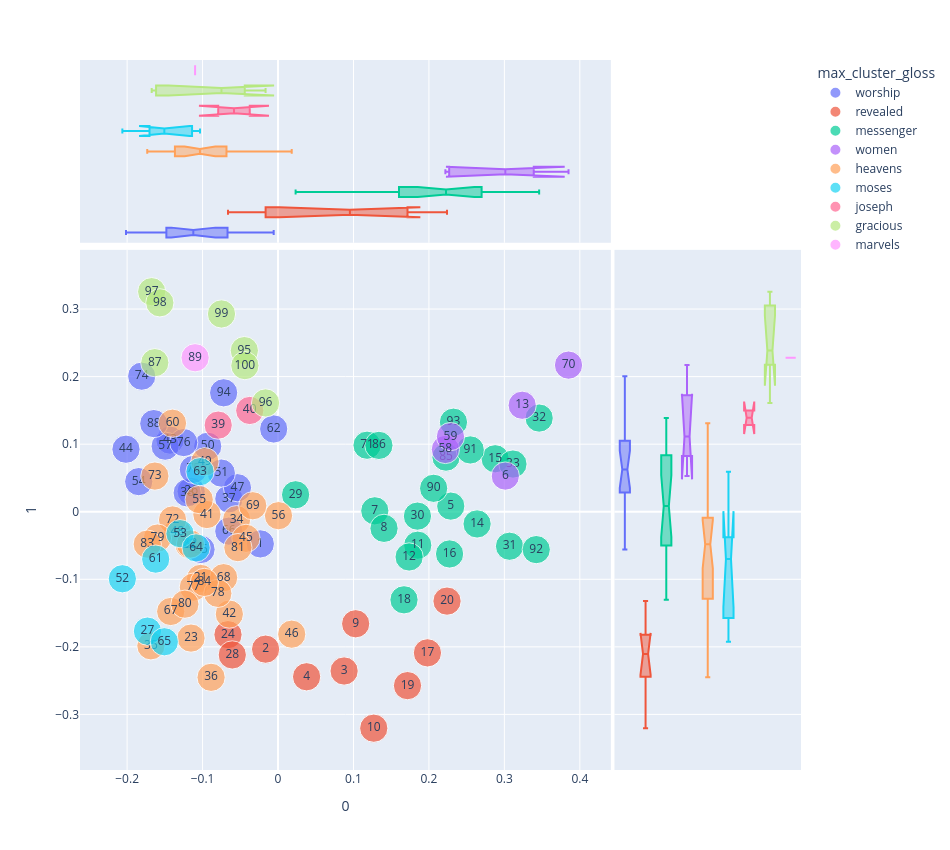
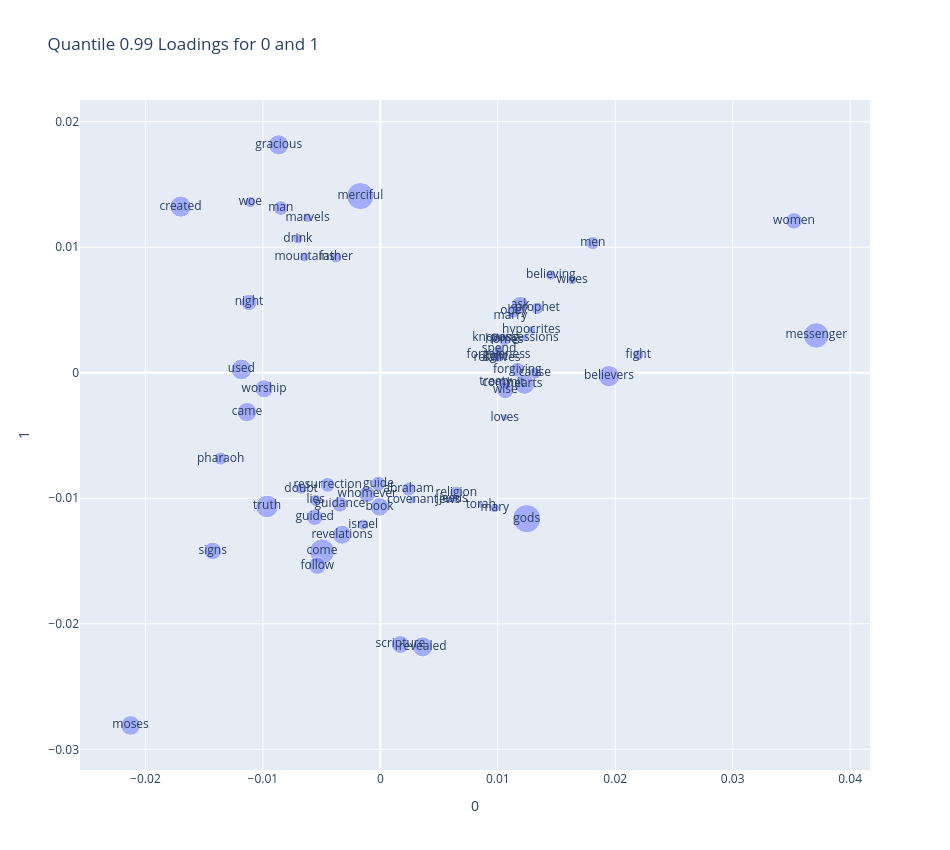

The notebook cell these images were saved under, in order:
### Code cell
plot_pca(0,1)

### Figure 1 — Plotly figure (JSON) as saved in the notebook; plotly's stock layout.template omitted (floating-point values rounded to 4 significant figures)
{"data": [{"hovertemplate": "max_cluster_gloss=worship<br>0=%{x}<br>1=%{y}<br>size=%{marker.size}<br>chunk_id=%{text}<extra></extra>", "legendgroup": "worship", "marker": {"color": "#636efa", "size": [1, 1, 1, 1, 1, 1, 1, 1, 1, 1, 1, 1, 1, 1, 1, 1, 1, 1, 1], "sizemode": "area", "sizeref": 0.0025, "symbol": "circle"}, "mode": "markers+text", "name": "worship", "orientation": "v", "showlegend": true, "text": [1, 25, 26, 37, 38, 43, 44, 47, 50, 51, 54, 57, 62, 66, 74, 75, 76, 88, 94], "type": "scatter", "x": [-0.02346, -0.102, -0.1151, -0.06515, -0.1204, -0.1432, -0.2015, -0.05373, -0.09314, -0.07512, -0.1846, -0.1496, -0.005728, -0.06521, -0.1806, -0.1122, -0.125, -0.1647, -0.07204], "xaxis": "x", "y": [-0.0476, -0.05591, 0.0302, 0.01905, 0.02786, 0.106, 0.09254, 0.03554, 0.0969, 0.05721, 0.04456, 0.09707, 0.1225, -0.02872, 0.2007, 0.06268, 0.1024, 0.1305, 0.1761], "yaxis": "y"}, {"alignmentgroup": "True", "hovertemplate": "max_cluster_gloss=worship<br>0=%{x}<extra></extra>", "legendgroup": "worship", "marker": {"color": "#636efa", "symbol": "circle"}, "name": "worship", "notched": true, "offsetgroup": "worship", "showlegend": false, "type": "box", "x": [-0.02346, -0.102, -0.1151, -0.06515, -0.1204, -0.1432, -0.2015, -0.05373, -0.09314, -0.07512, -0.1846, -0.1496, -0.005728, -0.06521, -0.1806, -0.1122, -0.125, -0.1647, -0.07204], "xaxis": "x3", "yaxis": "y3"}, {"alignmentgroup": "True", "hovertemplate": "max_cluster_gloss=worship<br>1=%{y}<extra></extra>", "legendgroup": "worship", "marker": {"color": "#636efa", "symbol": "circle"}, "name": "worship", "notched": true, "offsetgroup": "worship", "showlegend": false, "type": "box", "xaxis": "x2", "y": [-0.0476, -0.05591, 0.0302, 0.01905, 0.02786, 0.106, 0.09254, 0.03554, 0.0969, 0.05721, 0.04456, 0.09707, 0.1225, -0.02872, 0.2007, 0.06268, 0.1024, 0.1305, 0.1761], "yaxis": "y2"}, {"hovertemplate": "max_cluster_gloss=revealed<br>0=%{x}<br>1=%{y}<br>size=%{marker.size}<br>chunk_id=%{text}<extra></extra>", "legendgroup": "revealed", "marker": {"color": "#EF553B", "size": [1, 1, 1, 1, 1, 1, 1, 1, 1, 1], "sizemode": "area", "sizeref": 0.0025, "symbol": "circle"}, "mode": "markers+text", "name": "revealed", "orientation": "v", "showlegend": true, "text": [2, 3, 4, 9, 10, 17, 19, 20, 24, 28], "type": "scatter", "x": [-0.01645, 0.08761, 0.03788, 0.1029, 0.1269, 0.198, 0.1716, 0.224, -0.06629, -0.06059], "xaxis": "x", "y": [-0.2034, -0.2358, -0.2443, -0.1659, -0.3204, -0.2089, -0.2574, -0.1323, -0.182, -0.212], "yaxis": "y"}, {"alignmentgroup": "True", "hovertemplate": "max_cluster_gloss=revealed<br>0=%{x}<extra></extra>", "legendgroup": "revealed", "marker": {"color": "#EF553B", "symbol": "circle"}, "name": "revealed", "notched": true, "offsetgroup": "revealed", "showlegend": false, "type": "box", "x": [-0.01645, 0.08761, 0.03788, 0.1029, 0.1269, 0.198, 0.1716, 0.224, -0.06629, -0.06059], "xaxis": "x3", "yaxis": "y3"}, {"alignmentgroup": "True", "hovertemplate": "max_cluster_gloss=revealed<br>1=%{y}<extra></extra>", "legendgroup": "revealed", "marker": {"color": "#EF553B", "symbol": "circle"}, "name": "revealed", "notched": true, "offsetgroup": "revealed", "showlegend": false, "type": "box", "xaxis": "x2", "y": [-0.2034, -0.2358, -0.2443, -0.1659, -0.3204, -0.2089, -0.2574, -0.1323, -0.182, -0.212], "yaxis": "y2"}, {"hovertemplate": "max_cluster_gloss=messenger<br>0=%{x}<br>1=%{y}<br>size=%{marker.size}<br>chunk_id=%{text}<extra></extra>", "legendgroup": "messenger", "marker": {"color": "#00cc96", "size": [1, 1, 1, 1, 1, 1, 1, 1, 1, 1, 1, 1, 1, 1, 1, 1, 1, 1, 1, 1, 1], "sizemode": "area", "sizeref": 0.0025, "symbol": "circle"}, "mode": "markers+text", "name": "messenger", "orientation": "v", "showlegend": true, "text": [5, 7, 8, 11, 12, 14, 15, 16, 18, 29, 30, 31, 32, 33, 71, 85, 86, 90, 91, 92, 93], "type": "scatter", "x": [0.229, 0.1283, 0.1405, 0.1852, 0.1738, 0.2638, 0.2878, 0.2274, 0.167, 0.02331, 0.1848, 0.3068, 0.3461, 0.3114, 0.118, 0.2226, 0.1337, 0.2063, 0.2548, 0.3422, 0.2325], "xaxis": "x", "y": [0.008339, 0.001374, -0.02459, -0.04952, -0.06695, -0.01805, 0.07841, -0.06251, -0.1304, 0.02509, -0.006491, -0.05104, 0.1387, 0.07058, 0.09845, 0.08082, 0.0982, 0.03469, 0.09146, -0.05606, 0.1325], "yaxis": "y"}, {"alignmentgroup": "True", "hovertemplate": "max_cluster_gloss=messenger<br>0=%{x}<extra></extra>", "legendgroup": "messenger", "marker": {"color": "#00cc96", "symbol": "circle"}, "name": "messenger", "notched": true, "offsetgroup": "messenger", "showlegend": false, "type": "box", "x": [0.229, 0.1283, 0.1405, 0.1852, 0.1738, 0.2638, 0.2878, 0.2274, 0.167, 0.02331, 0.1848, 0.3068, 0.3461, 0.3114, 0.118, 0.2226, 0.1337, 0.2063, 0.2548, 0.3422, 0.2325], "xaxis": "x3", "yaxis": "y3"}, {"alignmentgroup": "True", "hovertemplate": "max_cluster_gloss=messenger<br>1=%{y}<extra></extra>", "legendgroup": "messenger", "marker": {"color": "#00cc96", "symbol": "circle"}, "name": "messenger", "notched": true, "offsetgroup": "messenger", "showlegend": false, "type": "box", "xaxis": "x2", "y": [0.008339, 0.001374, -0.02459, -0.04952, -0.06695, -0.01805, 0.07841, -0.06251, -0.1304, 0.02509, -0.006491, -0.05104, 0.1387, 0.07058, 0.09845, 0.08082, 0.0982, 0.03469, 0.09146, -0.05606, 0.1325], "yaxis": "y2"}, {"hovertemplate": "max_cluster_gloss=women<br>0=%{x}<br>1=%{y}<br>size=%{marker.size}<br>chunk_id=%{text}<extra></extra>", "legendgroup": "women", "marker": {"color": "#ab63fa", "size": [1, 1, 1, 1, 1], "sizemode": "area", "sizeref": 0.0025, "symbol": "circle"}, "mode": "markers+text", "name": "women", "orientation": "v", "showlegend": true, "text": [6, 13, 58, 59, 70], "type": "scatter", "x": [0.3013, 0.3236, 0.2218, 0.2286, 0.385], "xaxis": "x", "y": [0.0528, 0.1576, 0.09218, 0.1112, 0.217], "yaxis": "y"}, {"alignmentgroup": "True", "hovertemplate": "max_cluster_gloss=women<br>0=%{x}<extra></extra>", "legendgroup": "women", "marker": {"color": "#ab63fa", "symbol": "circle"}, "name": "women", "notched": true, "offsetgroup": "women", "showlegend": false, "type": "box", "x": [0.3013, 0.3236, 0.2218, 0.2286, 0.385], "xaxis": "x3", "yaxis": "y3"}, {"alignmentgroup": "True", "hovertemplate": "max_cluster_gloss=women<br>1=%{y}<extra></extra>", "legendgroup": "women", "marker": {"color": "#ab63fa", "symbol": "circle"}, "name": "women", "notched": true, "offsetgroup": "women", "showlegend": false, "type": "box", "xaxis": "x2", "y": [0.0528, 0.1576, 0.09218, 0.1112, 0.217], "yaxis": "y2"}, {"hovertemplate": "max_cluster_gloss=heavens<br>0=%{x}<br>1=%{y}<br>size=%{marker.size}<br>chunk_id=%{text}<extra></extra>", "legendgroup": "heavens", "marker": {"color": "#FFA15A", "size": [1, 1, 1, 1, 1, 1, 1, 1, 1, 1, 1, 1, 1, 1, 1, 1, 1, 1, 1, 1, 1, 1, 1, 1, 1, 1, 1, 1], "sizemode": "area", "sizeref": 0.0025, "symbol": "circle"}, "mode": "markers+text", "name": "heavens", "orientation": "v", "showlegend": true, "text": [21, 22, 23, 34, 35, 36, 41, 42, 45, 46, 48, 49, 55, 56, 60, 67, 68, 69, 72, 73, 77, 78, 79, 80, 81, 82, 83, 84], "type": "scatter", "x": [-0.1026, -0.1179, -0.1153, -0.05489, -0.1684, -0.0887, -0.09424, -0.0645, -0.04246, 0.01816, -0.1335, -0.09693, -0.1044, 0.0006353, -0.1398, -0.1422, -0.07207, -0.03346, -0.1397, -0.1632, -0.1122, -0.07975, -0.1598, -0.1234, -0.05317, -0.116, -0.1733, -0.09764], "xaxis": "x", "y": [-0.0987, -0.04856, -0.187, -0.01172, -0.1985, -0.2451, -0.004147, -0.1515, -0.03938, -0.1812, -0.03025, 0.07401, 0.01803, -0.005816, 0.131, -0.1476, -0.09761, 0.008837, -0.01219, 0.0528, -0.1116, -0.1208, -0.03894, -0.1368, -0.05311, -0.04773, -0.04794, -0.1046], "yaxis": "y"}, {"alignmentgroup": "True", "hovertemplate": "max_cluster_gloss=heavens<br>0=%{x}<extra></extra>", "legendgroup": "heavens", "marker": {"color": "#FFA15A", "symbol": "circle"}, "name": "heavens", "notched": true, "offsetgroup": "heavens", "showlegend": false, "type": "box", "x": [-0.1026, -0.1179, -0.1153, -0.05489, -0.1684, -0.0887, -0.09424, -0.0645, -0.04246, 0.01816, -0.1335, -0.09693, -0.1044, 0.0006353, -0.1398, -0.1422, -0.07207, -0.03346, -0.1397, -0.1632, -0.1122, -0.07975, -0.1598, -0.1234, -0.05317, -0.116, -0.1733, -0.09764], "xaxis": "x3", "yaxis": "y3"}, {"alignmentgroup": "True", "hovertemplate": "max_cluster_gloss=heavens<br>1=%{y}<extra></extra>", "legendgroup": "heavens", "marker": {"color": "#FFA15A", "symbol": "circle"}, "name": "heavens", "notched": true, "offsetgroup": "heavens", "showlegend": false, "type": "box", "xaxis": "x2", "y": [-0.0987, -0.04856, -0.187, -0.01172, -0.1985, -0.2451, -0.004147, -0.1515, -0.03938, -0.1812, -0.03025, 0.07401, 0.01803, -0.005816, 0.131, -0.1476, -0.09761, 0.008837, -0.01219, 0.0528, -0.1116, -0.1208, -0.03894, -0.1368, -0.05311, -0.04773, -0.04794, -0.1046], "yaxis": "y2"}, {"hovertemplate": "max_cluster_gloss=moses<br>0=%{x}<br>1=%{y}<br>size=%{marker.size}<br>chunk_id=%{text}<extra></extra>", "legendgroup": "moses", "marker": {"color": "#19d3f3", "size": [1, 1, 1, 1, 1, 1, 1], "sizemode": "area", "sizeref": 0.0025, "symbol": "circle"}, "mode": "markers+text", "name": "moses", "orientation": "v", "showlegend": true, "text": [27, 52, 53, 61, 63, 64, 65], "type": "scatter", "x": [-0.173, -0.2063, -0.1299, -0.1621, -0.1034, -0.1086, -0.1507], "xaxis": "x", "y": [-0.1767, -0.09924, -0.03245, -0.07013, 0.05931, -0.05352, -0.1925], "yaxis": "y"}, {"alignmentgroup": "True", "hovertemplate": "max_cluster_gloss=moses<br>0=%{x}<extra></extra>", "legendgroup": "moses", "marker": {"color": "#19d3f3", "symbol": "circle"}, "name": "moses", "notched": true, "offsetgroup": "moses", "showlegend": false, "type": "box", "x": [-0.173, -0.2063, -0.1299, -0.1621, -0.1034, -0.1086, -0.1507], "xaxis": "x3", "yaxis": "y3"}, {"alignmentgroup": "True", "hovertemplate": "max_cluster_gloss=moses<br>1=%{y}<extra></extra>", "legendgroup": "moses", "marker": {"color": "#19d3f3", "symbol": "circle"}, "name": "moses", "notched": true, "offsetgroup": "moses", "showlegend": false, "type": "box", "xaxis": "x2", "y": [-0.1767, -0.09924, -0.03245, -0.07013, 0.05931, -0.05352, -0.1925], "yaxis": "y2"}, {"hovertemplate": "max_cluster_gloss=joseph<br>0=%{x}<br>1=%{y}<br>size=%{marker.size}<br>chunk_id=%{text}<extra></extra>", "legendgroup": "joseph", "marker": {"color": "#FF6692", "size": [1, 1], "sizemode": "area", "sizeref": 0.0025, "symbol": "circle"}, "mode": "markers+text", "name": "joseph", "orientation": "v", "showlegend": true, "text": [39, 40], "type": "scatter", "x": [-0.07926, -0.03746], "xaxis": "x", "y": [0.1282, 0.1499], "yaxis": "y"}, {"alignmentgroup": "True", "hovertemplate": "max_cluster_gloss=joseph<br>0=%{x}<extra></extra>", "legendgroup": "joseph", "marker": {"color": "#FF6692", "symbol": "circle"}, "name": "joseph", "notched": true, "offsetgroup": "joseph", "showlegend": false, "type": "box", "x": [-0.07926, -0.03746], "xaxis": "x3", "yaxis": "y3"}, {"alignmentgroup": "True", "hovertemplate": "max_cluster_gloss=joseph<br>1=%{y}<extra></extra>", "legendgroup": "joseph", "marker": {"color": "#FF6692", "symbol": "circle"}, "name": "joseph", "notched": true, "offsetgroup": "joseph", "showlegend": false, "type": "box", "xaxis": "x2", "y": [0.1282, 0.1499], "yaxis": "y2"}, {"hovertemplate": "max_cluster_gloss=gracious<br>0=%{x}<br>1=%{y}<br>size=%{marker.size}<br>chunk_id=%{text}<extra></extra>", "legendgroup": "gracious", "marker": {"color": "#B6E880", "size": [1, 1, 1, 1, 1, 1, 1], "sizemode": "area", "sizeref": 0.0025, "symbol": "circle"}, "mode": "markers+text", "name": "gracious", "orientation": "v", "showlegend": true, "text": [87, 95, 96, 97, 98, 99, 100], "type": "scatter", "x": [-0.1633, -0.04462, -0.01648, -0.1674, -0.1566, -0.07491, -0.04391], "xaxis": "x", "y": [0.2207, 0.2385, 0.161, 0.3257, 0.3092, 0.2928, 0.2163], "yaxis": "y"}, {"alignmentgroup": "True", "hovertemplate": "max_cluster_gloss=gracious<br>0=%{x}<extra></extra>", "legendgroup": "gracious", "marker": {"color": "#B6E880", "symbol": "circle"}, "name": "gracious", "notched": true, "offsetgroup": "gracious", "showlegend": false, "type": "box", "x": [-0.1633, -0.04462, -0.01648, -0.1674, -0.1566, -0.07491, -0.04391], "xaxis": "x3", "yaxis": "y3"}, {"alignmentgroup": "True", "hovertemplate": "max_cluster_gloss=gracious<br>1=%{y}<extra></extra>", "legendgroup": "gracious", "marker": {"color": "#B6E880", "symbol": "circle"}, "name": "gracious", "notched": true, "offsetgroup": "gracious", "showlegend": false, "type": "box", "xaxis": "x2", "y": [0.2207, 0.2385, 0.161, 0.3257, 0.3092, 0.2928, 0.2163], "yaxis": "y2"}, {"hovertemplate": "max_cluster_gloss=marvels<br>0=%{x}<br>1=%{y}<br>size=%{marker.size}<br>chunk_id=%{text}<extra></extra>", "legendgroup": "marvels", "marker": {"color": "#FF97FF", "size": [1], "sizemode": "area", "sizeref": 0.0025, "symbol": "circle"}, "mode": "markers+text", "name": "marvels", "orientation": "v", "showlegend": true, "text": [89], "type": "scatter", "x": [-0.1099], "xaxis": "x", "y": [0.2279], "yaxis": "y"}, {"alignmentgroup": "True", "hovertemplate": "max_cluster_gloss=marvels<br>0=%{x}<extra></extra>", "legendgroup": "marvels", "marker": {"color": "#FF97FF", "symbol": "circle"}, "name": "marvels", "notched": true, "offsetgroup": "marvels", "showlegend": false, "type": "box", "x": [-0.1099], "xaxis": "x3", "yaxis": "y3"}, {"alignmentgroup": "True", "hovertemplate": "max_cluster_gloss=marvels<br>1=%{y}<extra></extra>", "legendgroup": "marvels", "marker": {"color": "#FF97FF", "symbol": "circle"}, "name": "marvels", "notched": true, "offsetgroup": "marvels", "showlegend": false, "type": "box", "xaxis": "x2", "y": [0.2279], "yaxis": "y2"}], "layout": {"height": 850, "legend": {"itemsizing": "constant", "title": {"text": "max_cluster_gloss"}, "tracegroupgap": 0}, "margin": {"t": 60}, "width": 950, "xaxis": {"anchor": "y", "autorange": true, "domain": [0, 0.7363], "range": [-0.2631, 0.4418], "title": {"text": "0"}, "type": "linear"}, "xaxis2": {"anchor": "y2", "autorange": true, "domain": [0.7413, 1], "matches": "x2", "range": [-0.5, 8.5], "showgrid": false, "showline": false, "showticklabels": false, "ticks": "", "type": "category"}, "xaxis3": {"anchor": "y3", "autorange": true, "domain": [0, 0.7363], "matches": "x", "range": [-0.2631, 0.4418], "showgrid": true, "showticklabels": false, "type": "linear"}, "xaxis4": {"anchor": "y4", "domain": [0.7413, 1], "matches": "x2", "showgrid": false, "showline": false, "showticklabels": false, "ticks": ""}, "yaxis": {"anchor": "x", "autorange": true, "domain": [0, 0.7326], "range": [-0.3823, 0.3877], "title": {"text": "1"}, "type": "linear"}, "yaxis2": {"anchor": "x2", "autorange": true, "domain": [0, 0.7326], "matches": "y", "range": [-0.3823, 0.3877], "showgrid": true, "showticklabels": false, "type": "linear"}, "yaxis3": {"anchor": "x3", "autorange": true, "domain": [0.7426, 1], "matches": "y3", "range": [-0.5, 8.5], "showgrid": false, "showline": false, "showticklabels": false, "ticks": "", "type": "category"}, "yaxis4": {"anchor": "x4", "domain": [0.7426, 1], "matches": "y3", "showgrid": true, "showline": false, "showticklabels": false, "ticks": ""}}}

### Figure 2 — Plotly figure (JSON) as saved in the notebook; plotly's stock layout.template omitted (floating-point values rounded to 4 significant figures)
{"data": [{"hovertemplate": "0=%{x}<br>1=%{y}<br>n=%{marker.size}<br>text=%{text}<extra></extra>", "legendgroup": "", "marker": {"color": "#636efa", "opacity": 0.5, "size": [103, 157, 38, 133, 54, 44, 157, 43, 69, 76, 277, 142, 52, 25, 40, 49, 18, 16, 62, 226, 135, 93, 62, 61, 20, 53, 19, 108, 32, 11, 149, 97, 31, 44, 95, 115, 67, 121, 220, 21, 47, 37, 45, 106, 143, 85, 77, 95, 43, 25, 16, 51, 75, 33, 32, 257, 35, 61, 77, 140, 126, 112, 18, 178, 98], "sizemode": "area", "sizeref": 0.6925, "symbol": "circle"}, "mode": "markers+text", "name": "", "orientation": "v", "showlegend": false, "text": ["ask", "believers", "believing", "came", "cause", "commit", "created", "fight", "forgiveness", "forgiving", "gods", "hearts", "homes", "hypocrites", "knowing", "light", "loves", "marry", "men", "messenger", "moses", "night", "obey", "pharaoh", "possessions", "prophet", "relatives", "signs", "spend", "treaty", "used", "wise", "wives", "woe", "women", "worship", "abraham", "book", "come", "covenant", "doubt", "drink", "father", "follow", "gracious", "guidance", "guide", "guided", "israel", "jesus", "jews", "lies", "man", "marvels", "mary", "merciful", "mountains", "religion", "resurrection", "revealed", "revelations", "scripture", "torah", "truth", "whomever"], "type": "scatter", "x": [0.0119, 0.01946, 0.01451, -0.01135, 0.01316, 0.01047, -0.01701, 0.02196, 0.01007, 0.01166, 0.01247, 0.01229, 0.01057, 0.01285, 0.009827, 0.009823, 0.01059, 0.01107, 0.01809, 0.03711, -0.02127, -0.01118, 0.01136, -0.01359, 0.01231, 0.01336, 0.009933, -0.01427, 0.01011, 0.009813, -0.01183, 0.01064, 0.01634, -0.01107, 0.03522, -0.009897, 0.002404, -6.225e-05, -0.004962, 0.002738, -0.006746, -0.007023, -0.003781, -0.005369, -0.008656, -0.003439, -0.0001626, -0.005581, -0.00146, 0.006227, 0.005777, -0.005499, -0.008477, -0.006199, 0.009744, -0.001703, -0.006451, 0.006477, -0.004487, 0.003608, -0.003261, 0.001704, 0.008548, -0.009644, -0.001117], "xaxis": "x", "y": [0.005397, -0.0002735, 0.007779, -0.00314, -3.68e-05, -0.0008106, 0.01323, 0.001407, 0.00139, 0.0002315, -0.01163, -0.0009158, 0.002609, 0.003401, 0.002793, 0.001289, -0.003569, 0.004534, 0.01032, 0.002969, -0.0281, 0.005598, 0.004887, -0.006839, 0.002798, 0.005128, 0.00121, -0.01419, 0.001865, -0.0007376, 0.000257, -0.001411, 0.007373, 0.01359, 0.01209, -0.00128, -0.009287, -0.01068, -0.01424, -0.01011, -0.009227, 0.01068, 0.009189, -0.01538, 0.01815, -0.01048, -0.008841, -0.01151, -0.01209, -0.01003, -0.01015, -0.01017, 0.01311, 0.01235, -0.01077, 0.01407, 0.009215, -0.009561, -0.008932, -0.02184, -0.0129, -0.02165, -0.01051, -0.01065, -0.009683], "yaxis": "y"}], "layout": {"height": 850, "legend": {"itemsizing": "constant", "tracegroupgap": 0}, "title": {"text": "Quantile 0.99 Loadings for 0 and 1"}, "width": 950, "xaxis": {"anchor": "y", "autorange": true, "domain": [0, 1], "range": [-0.02557, 0.04169], "title": {"text": "0"}, "type": "linear"}, "yaxis": {"anchor": "x", "autorange": true, "domain": [0, 1], "range": [-0.03165, 0.02172], "title": {"text": "1"}, "type": "linear"}}}
